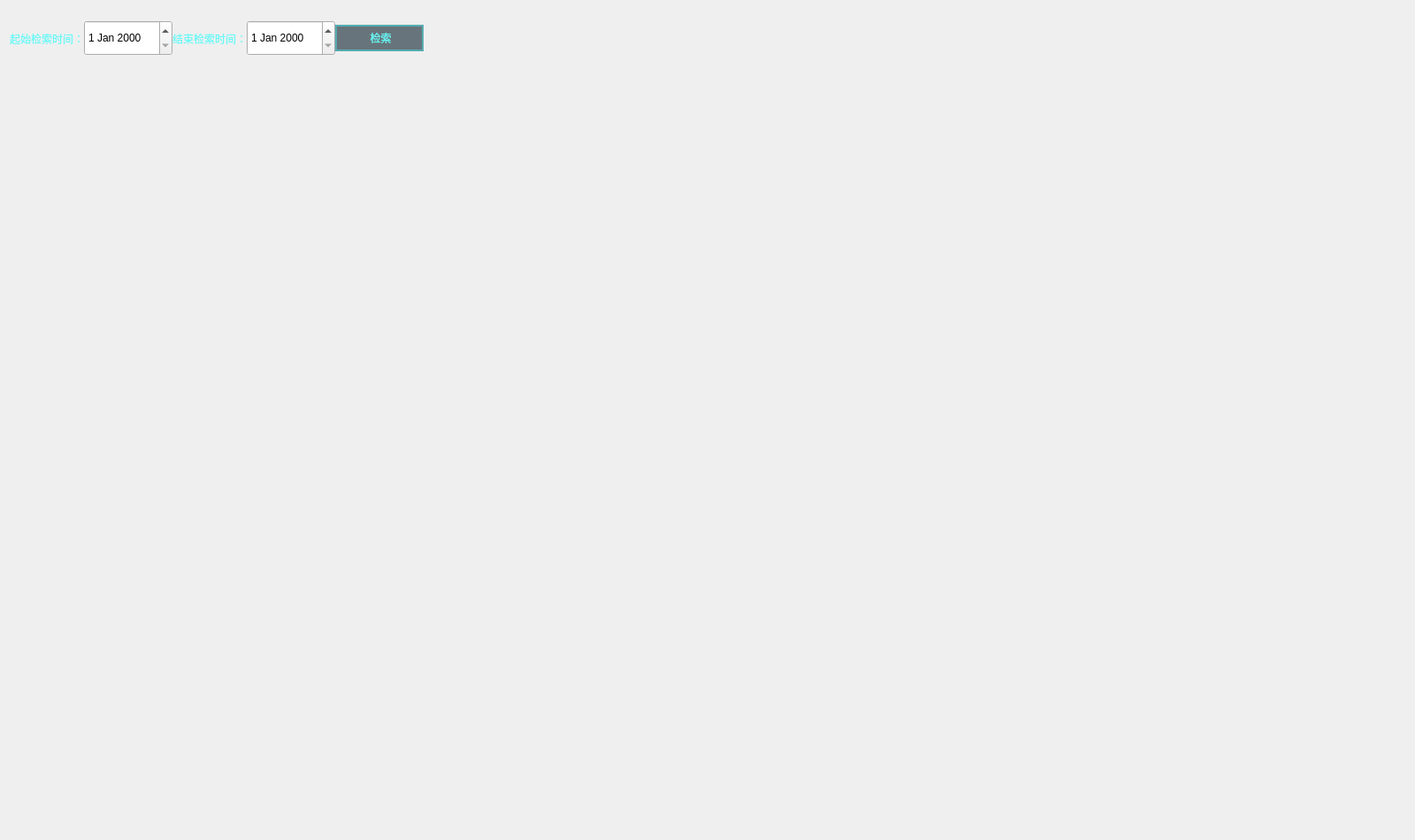
<?xml version="1.0" encoding="UTF-8"?>
<ui version="4.0">
 <class>DialogShowTaskCurve</class>
 <widget class="QDialog" name="DialogShowTaskCurve">
  <property name="geometry">
   <rect>
    <x>0</x>
    <y>0</y>
    <width>1600</width>
    <height>950</height>
   </rect>
  </property>
  <property name="windowTitle">
   <string>工况历史数据</string>
  </property>
  <property name="styleSheet">
   <string notr="true">#DialogShowTaskCurve{
border-image: url(:/widget/调距桨背景.png);
}

QGroupBox{
	background-color: rgba(16, 57, 70, 1);
	border: 0px solid rgb(111, 255, 255);
	margin-top:3.3ex;
	color: rgba(102, 249, 247, 1);
	font: 12pt &quot;微软雅黑&quot;;
}

QGroupBox::title{
	subcontrol-origin: margin;
	subcontrol-position: top center;
	background-color: rgba(19, 67, 79, 1);
	padding: 7 1000px;
}

QLineEdit{
	background-color: rgba(255, 255, 255,0.2);
	border-width:0;
	border-style:outset;
	color: rgba(102, 249, 247, 1);
	font: 12pt &quot;微软雅黑&quot;;
}

QLabel{
	color: rgba(102, 249, 247, 1);
	font: 12pt &quot;微软雅黑&quot;;
}

QRadioButton{
	color: rgba(102, 249, 247, 1);
	font: 12pt &quot;微软雅黑&quot;;
}

QRadioButton::indicator{
	border-color: rgba(255, 255, 255,0);
	background:transparent;
}


QRadioButton::indicator:checked{
	border-image:url(:/widget/images/green.png)
}

QRadioButton::indicator:unchecked{
	border-image:url(:/widget/images/unchecked.png)
}

QPushButton{
	border: 2px solid rgba(61, 255, 255,0.4);
	background-color: rgba(12, 34, 45, 0.6);
	font: 12pt &quot;微软雅黑&quot;;
	color: rgba(102, 249, 247, 1);
	text-align：center;
}

QPushButton::disabled{
	border: 0px;
	color: rgba(102, 249, 247, 0.3);
	text-align：center;
}

QPushButton::pressed{
	border: 2px solid rgba(61, 255, 255,0.8);
	background-color: rgba(12, 34, 45, 1);
	font: 12pt &quot;微软雅黑&quot;;
}

QPushButton::hover{
	border: 2.5px solid rgba(61, 255, 255,0.8);
	background-color: rgba(12, 34, 45, 0.6);
	font: 75 12pt &quot;微软雅黑&quot;;
}

QDoubleSpinBox{
	border: 0px solid rgba(61, 255, 255,0.4);
	background-color: rgba(255, 255, 255, 0.2);
	font: 12pt &quot;Times New Roman&quot;;
	color: rgba(102, 249, 247, 1);
	text-align：center;
	padding-left:10px;
}


QTabWidget{
	background-color: rgba(19, 67, 79, 1);
	border-color: rgba(19, 67, 79, 1);
	border:0px;
	margin:0px;
}

QTabWidget::pane{
	border:0px;
	margin:0px;
}

QTabWidget::tab-bar {
	left: 2px;
	border:0px;
	margin:0px;
}

QTabBar::tab:first {
	background-color: rgba(11, 49, 61, 1);
	border-color: rgba(11, 49, 61, 1);
	color: rgba(102, 249, 247, 1);
	min-width: 4em;
	min-height:1em;
}
QTabBar::tab {
	font: 12pt &quot;微软雅黑&quot;;
	background-color: rgba(11, 49, 61, 255);
	border-color: rgba(11, 49, 61, 255);
	color: rgba(102, 249, 247, 1);
	min-width: 4em;
	min-height:1em;
}

QTabBar::tab:first:selected {
	min-width: 4em;
	min-height:1em;
}

QTabBar::tab:selected {
margin-bottom:0.2em;
}

QTabBar::tab:!selected{
	min-width: 4em;
	min-height:1em;
}

</string>
  </property>
  <layout class="QVBoxLayout" name="verticalLayout">
   <item>
    <widget class="QWidget" name="widget" native="true">
     <property name="minimumSize">
      <size>
       <width>0</width>
       <height>60</height>
      </size>
     </property>
     <property name="maximumSize">
      <size>
       <width>16777215</width>
       <height>50</height>
      </size>
     </property>
     <layout class="QHBoxLayout" name="horizontalLayout_2">
      <property name="spacing">
       <number>0</number>
      </property>
      <property name="leftMargin">
       <number>0</number>
      </property>
      <property name="topMargin">
       <number>0</number>
      </property>
      <property name="rightMargin">
       <number>0</number>
      </property>
      <property name="bottomMargin">
       <number>0</number>
      </property>
      <item>
       <widget class="QWidget" name="widgetSearch" native="true">
        <property name="minimumSize">
         <size>
          <width>0</width>
          <height>0</height>
         </size>
        </property>
        <layout class="QHBoxLayout" name="horizontalLayout_3">
         <property name="spacing">
          <number>0</number>
         </property>
         <property name="leftMargin">
          <number>0</number>
         </property>
         <property name="topMargin">
          <number>0</number>
         </property>
         <property name="rightMargin">
          <number>0</number>
         </property>
         <property name="bottomMargin">
          <number>5</number>
         </property>
         <item>
          <widget class="QLabel" name="label_13">
           <property name="minimumSize">
            <size>
             <width>0</width>
             <height>40</height>
            </size>
           </property>
           <property name="text">
            <string>起始检索时间：</string>
           </property>
          </widget>
         </item>
         <item>
          <widget class="QDateEdit" name="WarndateEditStart">
           <property name="minimumSize">
            <size>
             <width>100</width>
             <height>40</height>
            </size>
           </property>
           <property name="focusPolicy">
            <enum>Qt::NoFocus</enum>
           </property>
           <property name="keyboardTracking">
            <bool>false</bool>
           </property>
          </widget>
         </item>
         <item>
          <widget class="QLabel" name="label_11">
           <property name="text">
            <string>结束检索时间：</string>
           </property>
          </widget>
         </item>
         <item>
          <widget class="QDateEdit" name="WarndateEditEnd">
           <property name="minimumSize">
            <size>
             <width>100</width>
             <height>40</height>
            </size>
           </property>
           <property name="focusPolicy">
            <enum>Qt::NoFocus</enum>
           </property>
          </widget>
         </item>
         <item>
          <widget class="QPushButton" name="BtnWarnSearch">
           <property name="minimumSize">
            <size>
             <width>100</width>
             <height>30</height>
            </size>
           </property>
           <property name="text">
            <string> 检索</string>
           </property>
          </widget>
         </item>
         <item>
          <spacer name="horizontalSpacer">
           <property name="orientation">
            <enum>Qt::Horizontal</enum>
           </property>
           <property name="sizeHint" stdset="0">
            <size>
             <width>40</width>
             <height>20</height>
            </size>
           </property>
          </spacer>
         </item>
        </layout>
       </widget>
      </item>
     </layout>
    </widget>
   </item>
   <item>
    <widget class="QCustomPlot" name="customPlot" native="true"/>
   </item>
  </layout>
 </widget>
 <customwidgets>
  <customwidget>
   <class>QCustomPlot</class>
   <extends>QWidget</extends>
   <header location="global">qcustomplot.h</header>
   <container>1</container>
  </customwidget>
 </customwidgets>
 <resources/>
 <connections/>
</ui>
